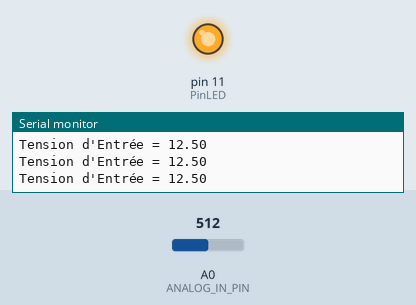
Simulated run of this sketch. Board: Arduino Uno, built with avr-gcc and run on an emulated ATmega328P. Shown: output pins drawn as LEDs (lit = HIGH), the last lines printed to the serial monitor. Inputs (shaded band) come from the test bench; at power-on: A0 (ANALOG_IN_PIN) = 512.

Above: at 1.2 s.
1.3 s: A0 (ANALOG_IN_PIN) set to 12
2.8 s: A0 (ANALOG_IN_PIN) set to 9
At 3.1 s:
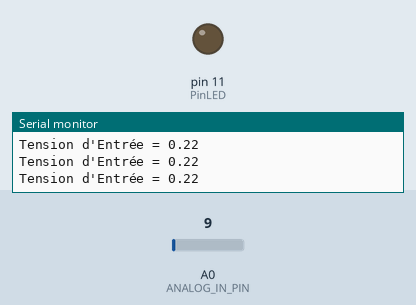
4.3 s: A0 (ANALOG_IN_PIN) set to 122
At 4.7 s:
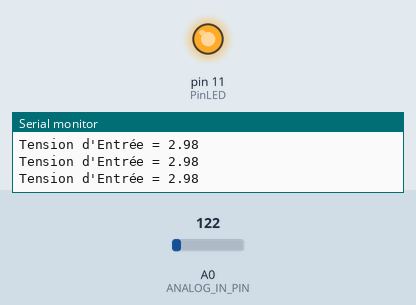
5.8 s: A0 (ANALOG_IN_PIN) set to 0
At 6.2 s:
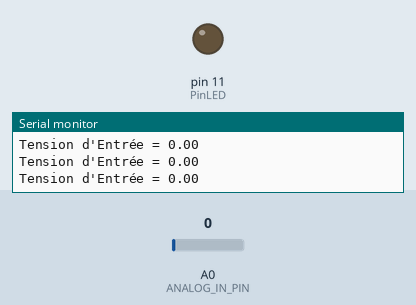
Timing chart, 0 to 8.3 s (numbered marks = the images above; inputs shaded):
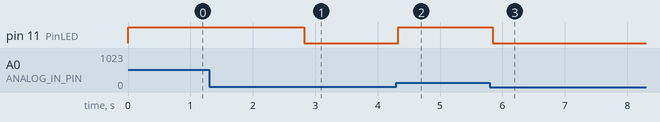

Measured:
- the behaviour switches between 11 and 10 on A0 (ANALOG_IN_PIN) (found by bisection; images 0 and 1)
- after the input at 2.8 s, pin 11 (PinLED): HIGH → LOW at once
- after the input at 4.3 s, pin 11 (PinLED): LOW → HIGH at once
- after the input at 5.8 s, pin 11 (PinLED): HIGH → LOW at once

The sketch:

CodeMains.ino
```cpp
// Définition de l'entrée analogique
#define ANALOG_IN_PIN A0
#define PinLED 11

// Floats pour la tension ADC et la tension d'entrée
float tension_adc = 0.0;
float tension_entree = 0.0;

// Floats pour les valeurs des résistances dans le diviseur (en ohms)
float R1 = 30000.0;
float R2 = 7500.0;

// Float pour la tension de référence
float tension_reference = 5.0;

// Entier pour la valeur ADC
int valeur_adc = 0;

void setup(){
  // Configuration du Moniteur Série
  Serial.begin(9600);

  pinMode(PinLED, OUTPUT);
}

void loop(){
  // Lecture de l'entrée analogique
  valeur_adc = analogRead(ANALOG_IN_PIN);

  // Détermination de la tension à l'entrée de l'ADC
  tension_adc  = (valeur_adc * tension_reference) / 1024.0;

  // Calcul de la tension à l'entrée du diviseur
  tension_entree = tension_adc * (R1 + R2) / R2;

  // Affichage des résultats dans le Moniteur Série avec 2 décimales
  Serial.print("Tension d'Entrée = ");
  Serial.println(tension_entree, 2);

  if (tension_entree > 0.25)
digitalWrite(PinLED, HIGH);
else
digitalWrite(PinLED, LOW);

  // Petite pause
  delay(100);
}
```
